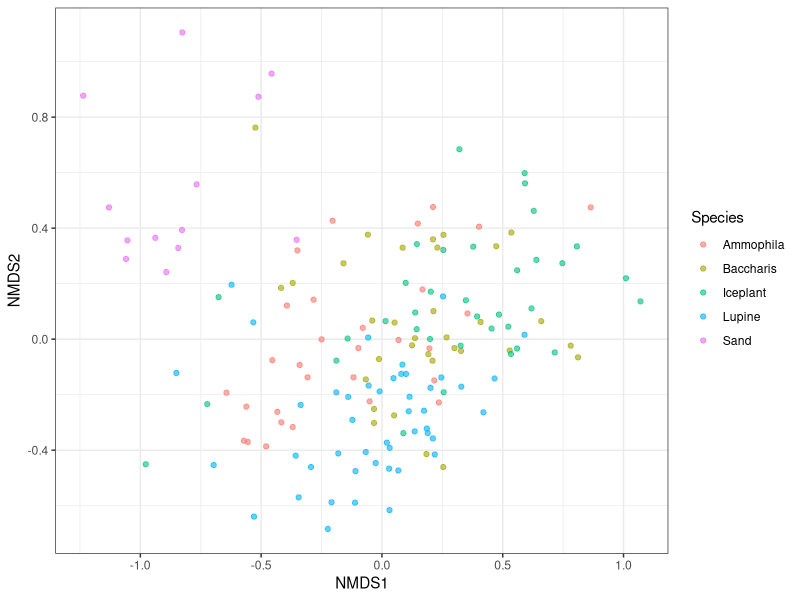
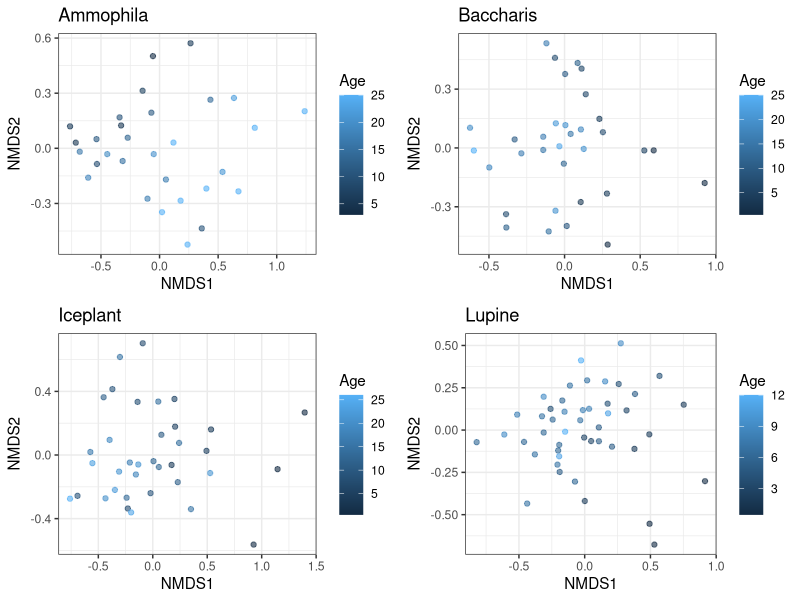
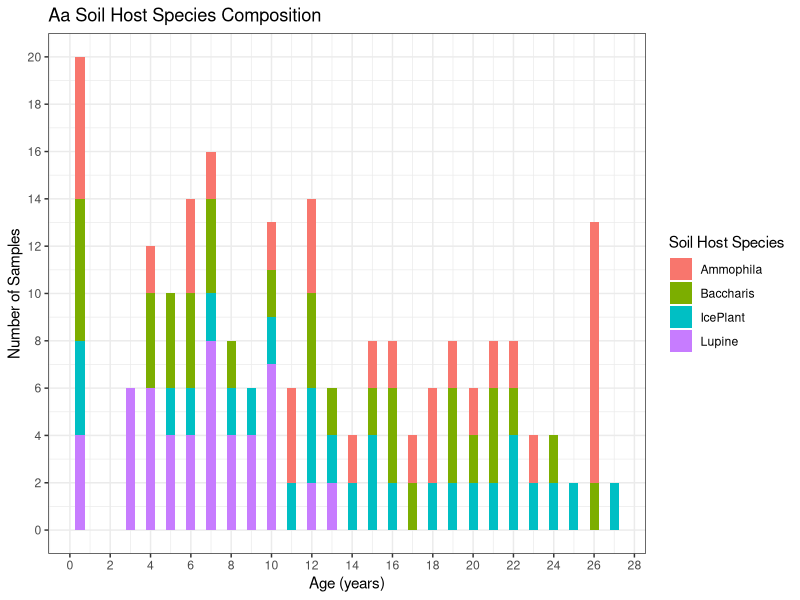
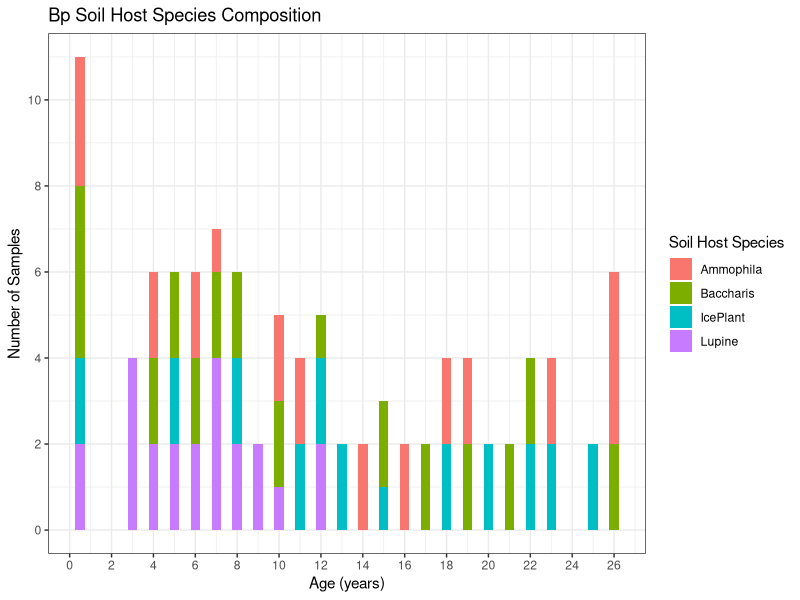
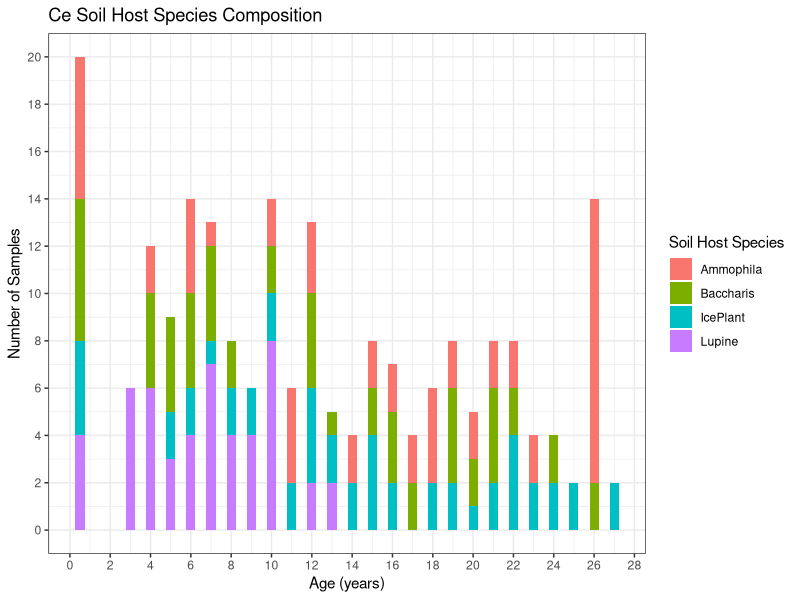
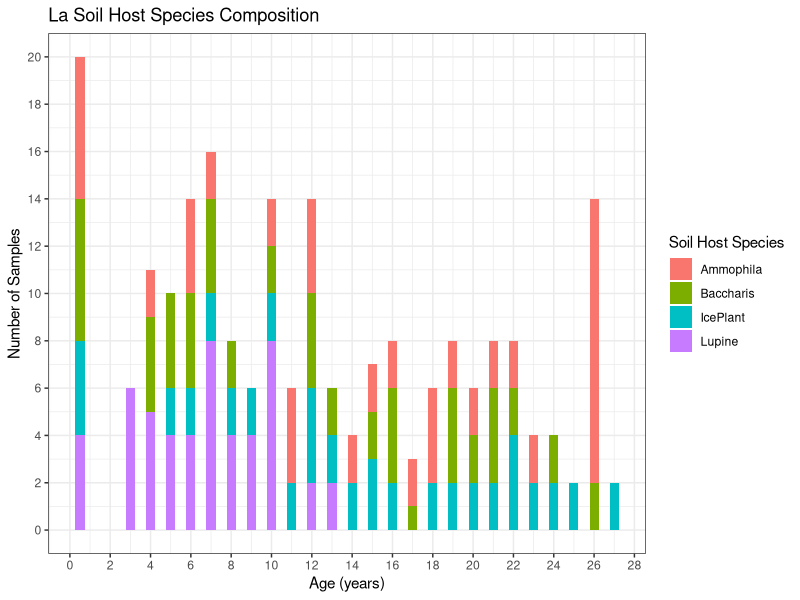
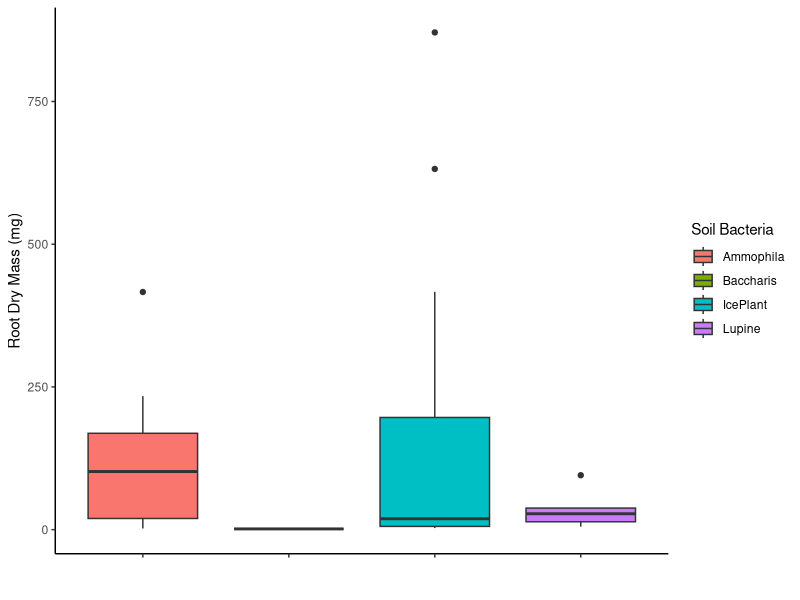
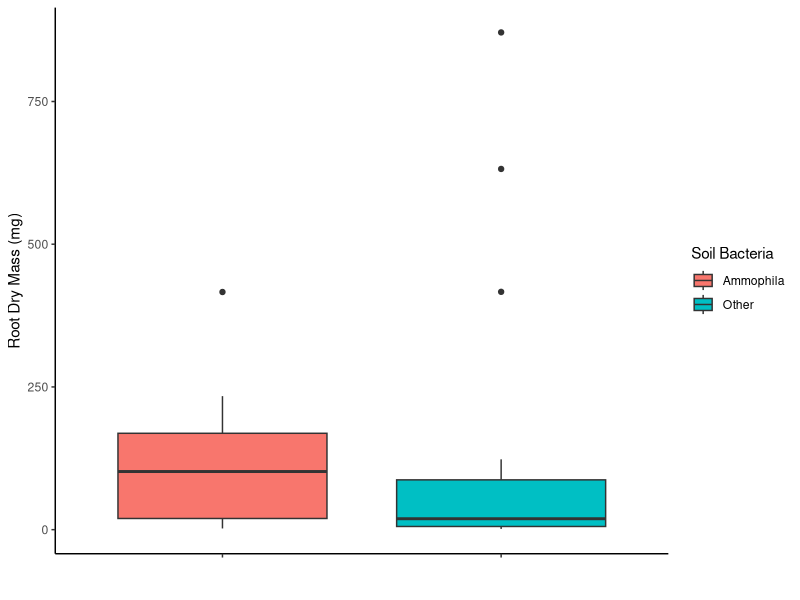

R code for these plots, in order:
## ---- chunk 1
knitr::opts_chunk$set(echo = TRUE)
## ---- chunk 2
library(ggplot2)
library(ape)
library(vegan)
library(dplyr)
library(reshape2)
library(cowplot)
library(tidyverse)
library(ggpubr)
library(car)
## ---- chunk 3
MBData<-read.csv("./Data/BacteriaCommunityMatrix.csv")
SBData<-read.csv("./Data/BacteriaSampleData.csv")
GData<-read.csv("./Data/GreenhouseData.csv")
## ---- chunk 4
rownames(MBData) <-MBData[,1] 
MBData<- MBData[,-1 ]
Matrix_Q1<-t(MBData)
Matrix_Q1 <- Matrix_Q1[!(rowSums(Matrix_Q1) == 0), !(colSums(Matrix_Q1) == 0)]
## ---- chunk 5
#Create the Bray_Curtis Dissimilarity metric
Dist_Q1<- vegdist(Matrix_Q1,method="bray",binary=F)
DistMat_Q1<-as.matrix(Dist_Q1)
PDat_Q1<-melt(DistMat_Q1)
## ---- chunk 6
set.seed(12138)
NMDSdat_Q1<-metaMDS(Dist_Q1,k=2  ,trymax = 200)
PDat_Q1<-data.frame(NMDS1=NMDSdat_Q1$points[,1],
                 NMDS2=NMDSdat_Q1$points[,2],
                 X=row.names(Matrix_Q1))
PDat_Q1<-merge(PDat_Q1,SBData,by="X",all.x=T,all.y=F)
qplot(x=NMDS1,y=NMDS2,colour=Species,alpha=I(0.6),data=PDat_Q1)+theme_bw()
## ---- chunk 7
MatrixA_Q1 <- Matrix_Q1[grep("Ammophila", row.names(Matrix_Q1)), ]
MatrixB_Q1 <- Matrix_Q1[grep("Baccharis", row.names(Matrix_Q1)), ]
MatrixI_Q1 <- Matrix_Q1[grep("Iceplant", row.names(Matrix_Q1)), ]
MatrixL_Q1 <- Matrix_Q1[grep("Lupine", row.names(Matrix_Q1)), ]
## ---- chunk 8
#Create the Bray_Curtis Dissimilarity metric for each plant species
DistA_Q1<- vegdist(MatrixA_Q1,method="bray",binary=F)
DistMatA_Q1<-as.matrix(DistA_Q1)
PDatA_Q1<-melt(DistMatA_Q1)

DistB_Q1<- vegdist(MatrixB_Q1,method="bray",binary=F)
DistMatB_Q1<-as.matrix(DistB_Q1)
PDatB_Q1<-melt(DistMatB_Q1)

DistI_Q1<- vegdist(MatrixI_Q1,method="bray",binary=F)
DistMatI_Q1<-as.matrix(DistI_Q1)
PDatI_Q1<-melt(DistMatI_Q1)

DistL_Q1<- vegdist(MatrixL_Q1,method="bray",binary=F)
DistMatL_Q1<-as.matrix(DistL_Q1)
PDatL_Q1<-melt(DistMatL_Q1)
## ---- chunk 9
#Non-Metric Multidimensional Scaling for Ammophila species.
set.seed(12138)
NMDSdatA_Q1<-metaMDS(DistA_Q1,k=2  ,trymax = 200)

PDatA_Q1<-data.frame(NMDS1=NMDSdatA_Q1$points[,1],
                 NMDS2=NMDSdatA_Q1$points[,2],
                 X=row.names(MatrixA_Q1))
PDatA_Q1<-merge(PDatA_Q1,SBData,by="X",all.x=T,all.y=F)
NMDSA_Q1<-qplot(x=NMDS1,y=NMDS2,colour=Age,alpha=I(0.6),data=PDatA_Q1) + theme_bw() + ggtitle("Ammophila")
## ---- chunk 10
#Non-Metric Multidimensional Scaling for Baccharis species.
set.seed(12138)
NMDSdatB_Q1<-metaMDS(DistB_Q1,k=2  ,trymax = 200)

PDatB_Q1<-data.frame(NMDS1=NMDSdatB_Q1$points[,1],
                 NMDS2=NMDSdatB_Q1$points[,2],
                 X=row.names(MatrixB_Q1))
PDatB_Q1<-merge(PDatB_Q1,SBData,by="X",all.x=T,all.y=F)
NMDSB_Q1<-qplot(x=NMDS1,y=NMDS2,colour=Age,alpha=I(0.6),data=PDatB_Q1)+theme_bw()+ ggtitle("Baccharis")
## ---- chunk 11
#Non-Metric Multidimensional Scaling for Iceplant species.
set.seed(12138)
NMDSdatI_Q1<-metaMDS(DistI_Q1,k=2  ,trymax = 200)

PDatI_Q1<-data.frame(NMDS1=NMDSdatI_Q1$points[,1],
                 NMDS2=NMDSdatI_Q1$points[,2],
                 X=row.names(MatrixI_Q1))
PDatI_Q1<-merge(PDatI_Q1,SBData,by="X",all.x=T,all.y=F)
NMDSI_Q1<-qplot(x=NMDS1,y=NMDS2,colour=Age,alpha=I(0.6),data=PDatI_Q1)+theme_bw() + ggtitle("Iceplant")
## ---- chunk 12
#Non-Metric Multidimensional Scaling for Lupine species.
set.seed(12138)
NMDSdatL_Q1<-metaMDS(DistL_Q1,k=2  ,trymax = 200)

PDatL_Q1<-data.frame(NMDS1=NMDSdatL_Q1$points[,1],
                 NMDS2=NMDSdatL_Q1$points[,2],
                 X=row.names(MatrixL_Q1))
PDatL_Q1<-merge(PDatL_Q1,SBData,by="X",all.x=T,all.y=F)
NMDSL_Q1<-qplot(x=NMDS1,y=NMDS2,colour=Age,alpha=I(0.6),data=PDatL_Q1)+
  theme_bw()+
  ggtitle("Lupine")
## ---- chunk 13
#Plotting  the NMDS result
plot_grid(NMDSA_Q1, NMDSB_Q1, NMDSI_Q1,NMDSL_Q1, ncol = 2)
## ---- chunk 14
# subset the dataset to make smaller dataset with PlantSpecies, SoilHostSpecies, Age, and Total_Dry_mg
SubsetData_Q2_1 <- GData %>% select(c("PlantSpecies", "SoilHostSpecies", "Age", "Total_Dry_mg"))
## ---- chunk 15
# subset further for each plant species
AaMDSubset_Q2_1 <- SubsetData_Q2_1 %>% filter(PlantSpecies == "Aa")
BpMDSubset_Q2_1 <- SubsetData_Q2_1 %>% filter(PlantSpecies == "Bp")
CeMDSubset_Q2_1 <- SubsetData_Q2_1 %>% filter(PlantSpecies == "Ce")
LaMDSubset_Q2_1 <- SubsetData_Q2_1  %>% filter(PlantSpecies == "La")
## ---- chunk 16
# create stacked bar graphs to show the variation in soil host species composition as age increases per plant species
ggplot(data = AaMDSubset_Q2_1, aes(x = Age, fill = SoilHostSpecies)) +
  geom_bar() +
  scale_x_continuous(breaks = seq(0, 28, by = 2)) + 
  scale_y_continuous(breaks = seq(0, 20, by = 2)) +
  ggtitle("Aa Soil Host Species Composition") +
  xlab("Age (years)") + ylab("Number of Samples") +
  guides(fill=guide_legend(title="Soil Host Species")) +
  theme_bw()
## ---- chunk 17
ggplot(data = BpMDSubset_Q2_1, aes(x = Age, fill = SoilHostSpecies)) +
  geom_bar() +
  scale_x_continuous(breaks = seq(0, 28, by = 2)) +  
  scale_y_continuous(breaks = seq(0, 20, by = 2)) +
  ggtitle("Bp Soil Host Species Composition") +
  xlab("Age (years)") + ylab("Number of Samples") +
  guides(fill=guide_legend(title="Soil Host Species")) +
  theme_bw()
## ---- chunk 18
ggplot(data = CeMDSubset_Q2_1, aes(x = Age, fill = SoilHostSpecies)) +
  geom_bar() +
  scale_x_continuous(breaks = seq(0, 28, by = 2)) +  
  scale_y_continuous(breaks = seq(0, 20, by = 2)) +
  ggtitle("Ce Soil Host Species Composition") +
  xlab("Age (years)") + ylab("Number of Samples") +
  guides(fill=guide_legend(title="Soil Host Species")) +
  theme_bw()
## ---- chunk 19
ggplot(data = LaMDSubset_Q2_1, aes(x = Age, fill = SoilHostSpecies)) +
  geom_bar() +
  scale_x_continuous(breaks = seq(0, 28, by = 2)) +  
  scale_y_continuous(breaks = seq(0, 20, by = 2)) +
  ggtitle("La Soil Host Species Composition") +
  xlab("Age (years)") + ylab("Number of Samples") +
  guides(fill=guide_legend(title="Soil Host Species")) +
  theme_bw()
## ---- chunk 20
#Make a subset data with interested coloumn
SubGdata_Q2_2 = GData %>%
  select(BG_Dry_mg, PlantSpecies, SoilHostSpecies, Age)
## ---- chunk 21
#create a new data set with only the plants that are this old.
Gdata_Q2_2_1 = SubGdata_Q2_2 %>%
  subset(Age == 11:13)
## ---- chunk 22
Plot1 = ggplot(Gdata_Q2_2_1, aes(x = SoilHostSpecies, y = BG_Dry_mg, fill = SoilHostSpecies)) +
  geom_boxplot() +
  theme_classic() +
    scale_fill_discrete(name = "Soil Bacteria") +
    scale_x_discrete(name = "", labels = c("","","","")) +
    scale_y_continuous(name = "Root Dry Mass (mg)")
Plot1
## ---- chunk 23
Gdata_Q2_2_2 = Gdata_Q2_2_1
  for (i in 1:length(Gdata_Q2_2_1$PlantSpecies)) {
    if (Gdata_Q2_2_1$SoilHostSpecies[i] != "Ammophila"){
      Gdata_Q2_2_2$SoilHostSpecies[i] = "Other"
    }
  }
## ---- chunk 24
Plot2 = ggplot(Gdata_Q2_2_2, aes(x = SoilHostSpecies, y = BG_Dry_mg, fill = SoilHostSpecies)) +
  geom_boxplot() +
  theme_classic() +
    scale_fill_discrete(name = "Soil Bacteria") +
    scale_x_discrete(name = "", labels = c("","")) +
    scale_y_continuous(name = "Root Dry Mass (mg)")
Plot2
## ---- chunk 25
t.test(subset(Gdata_Q2_2_2$BG_Dry_mg, Gdata_Q2_2_2$SoilHostSpecies == "Other"),
       subset(Gdata_Q2_2_2$BG_Dry_mg, Gdata_Q2_2_2$SoilHostSpecies == "Ammophila"),
              alternative = "two.sided", var.equal = FALSE)
## ---- chunk 26
#Subset the data to get only the columns of interest
SubGData_Q3 <- GData[c("PlantSpecies", "SoilHostSpecies", "BG_Dry_mg", "Age")]
 
#Age needs to be changed into a categorical variable
class(SubGData_Q3 $Age)
SubGData_Q3 $Age <- as.factor(SubGData_Q3 $Age)
class(SubGData_Q3 $Age)
## ---- chunk 27
#Subset data again to get only the ages of interest
 oldplants_Q3 <- SubGData_Q3[grep('10', SubGData_Q3$Age),]
 youngplants_Q3 <- SubGData_Q3[grep('0.5', SubGData_Q3$Age),]
## ---- chunk 28
oldplot <- ggplot(oldplants_Q3, aes(x=PlantSpecies, y=BG_Dry_mg, fill=SoilHostSpecies)) + 
    geom_boxplot() +
    facet_wrap(~PlantSpecies, scale="free") +
  labs(x= "Plant species (15 years)", y = "Below-ground dry mass (mg)", fill= "Soil host species") +
  theme_classic()
oldplot
## ---- chunk 29
youngplot <- ggplot(youngplants_Q3, aes(x=PlantSpecies, y=BG_Dry_mg, fill=SoilHostSpecies)) +
    geom_boxplot() +
    facet_wrap(~PlantSpecies, scale="free") +
  labs(x= "Plant species (0.5 years)", y = "Below-ground dry mass (mg)", fill= "Soil host species") +
  theme_classic()
youngplot
## ---- chunk 30
#Checking data to meet assumptions

#Assumption 1: the covariate and treatment should be independent of each other.
SubGData_Q3 $Age <- as.numeric(SubGData_Q3 $Age)
rootmodel_Q3 <- aov(Age ~ SoilHostSpecies, data = SubGData_Q3 )
summary(rootmodel_Q3)
## ---- chunk 31
#Assumption 2: There is homogeneity of variance.
leveneTest(BG_Dry_mg~SoilHostSpecies, data = SubGData_Q3)
## ---- chunk 32
#Take age into consideration
ancova_model_Q3 <- aov(BG_Dry_mg ~ SoilHostSpecies + PlantSpecies + Age, data = SubGData_Q3)
Anova(ancova_model_Q3, type="III")
